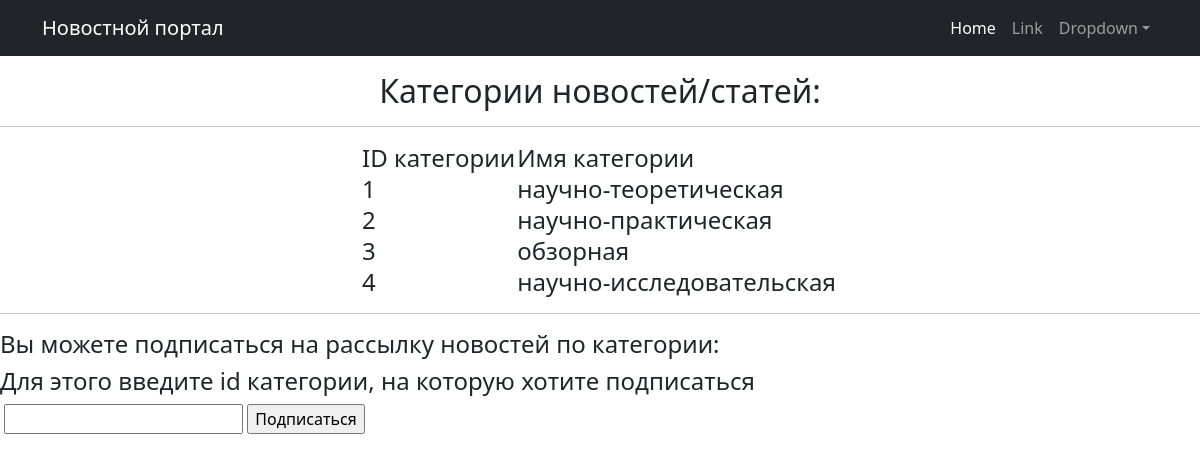
The page /news/category/ on the database its author committed.
### NewsPortal/models.py (models this page shows, shortened)
class Category(models.Model):
    name = models.CharField(max_length = 255,unique = True)

### NewsPortal/views.py (the view, shortened to what this page needs)
# urls.py: path('category/',CategoryView.as_view(),name = 'category')
class CategoryView(ListView):
    model = Category
    template_name = 'category.html'
    context_object_name = 'categories'

### templates/category.html (shortened to what this page needs)
{% include 'flatpages/default.html' %}
<center>
<h2>
    Категории новостей/статей:
</h2>
    <hr>
{% block content %}
    <h4>
<table>
    <tr>
        <td>
            ID категории
        </td>
        <td>
            Имя категории
        </td>
    </tr>
{% for category in categories %}
<tr>
    <td>
        {{category.id}}
    </td>
    <td>{{category.name}}</td>
    <td>
    </td>
</tr>
{% endfor %}
</table>
    </h4>
<hr>
</center>
<h4>
    Вы можете подписаться на рассылку новостей по категории:
</h4>
<h4>
    Для этого введите id категории, на которую хотите подписаться
</h4>
<form action = '' method = 'POST'>
            <input type = 'int' name = 'category_id'>
            <input type = 'submit' value = 'Подписаться'>
        </form>
{% endblock content %}

### templates/flatpages/default.html (shortened to what this page needs)
<!DOCTYPE html>
<html lang="en">
    <head>
        {% load static %}
        <link href="{% static 'css/styles.css' %}" rel="stylesheet" />
    </head>
    <body>
        <nav class="navbar navbar-expand-lg navbar-dark bg-dark">
            <div class="container">
                <a class="navbar-brand" href="#">Новостной портал</a>
                <div class="collapse navbar-collapse" id="navbarSupportedContent">
                    <ul class="navbar-nav ms-auto mb-2 mb-lg-0">
                        <li class="nav-item"><a class="nav-link active" aria-current="page" href="#">Home</a></li>
                        <li class="nav-item"><a class="nav-link" href="#">Link</a></li>
                        <li class="nav-item dropdown">
                            <a class="nav-link dropdown-toggle" id="navbarDropdown" href="#" role="button" data-bs-toggle="dropdown" aria-expanded="false">Dropdown</a>
                        </li>
                    </ul>
                </div>
            </div>
        </nav>
    </body>
</html>

### rows shown on the page
Category: id "1", name "научно-теоретическая"
Category: id "2", name "научно-практическая"
Category: id "3", name "обзорная"
Category: id "4", name "научно-исследовательская"
